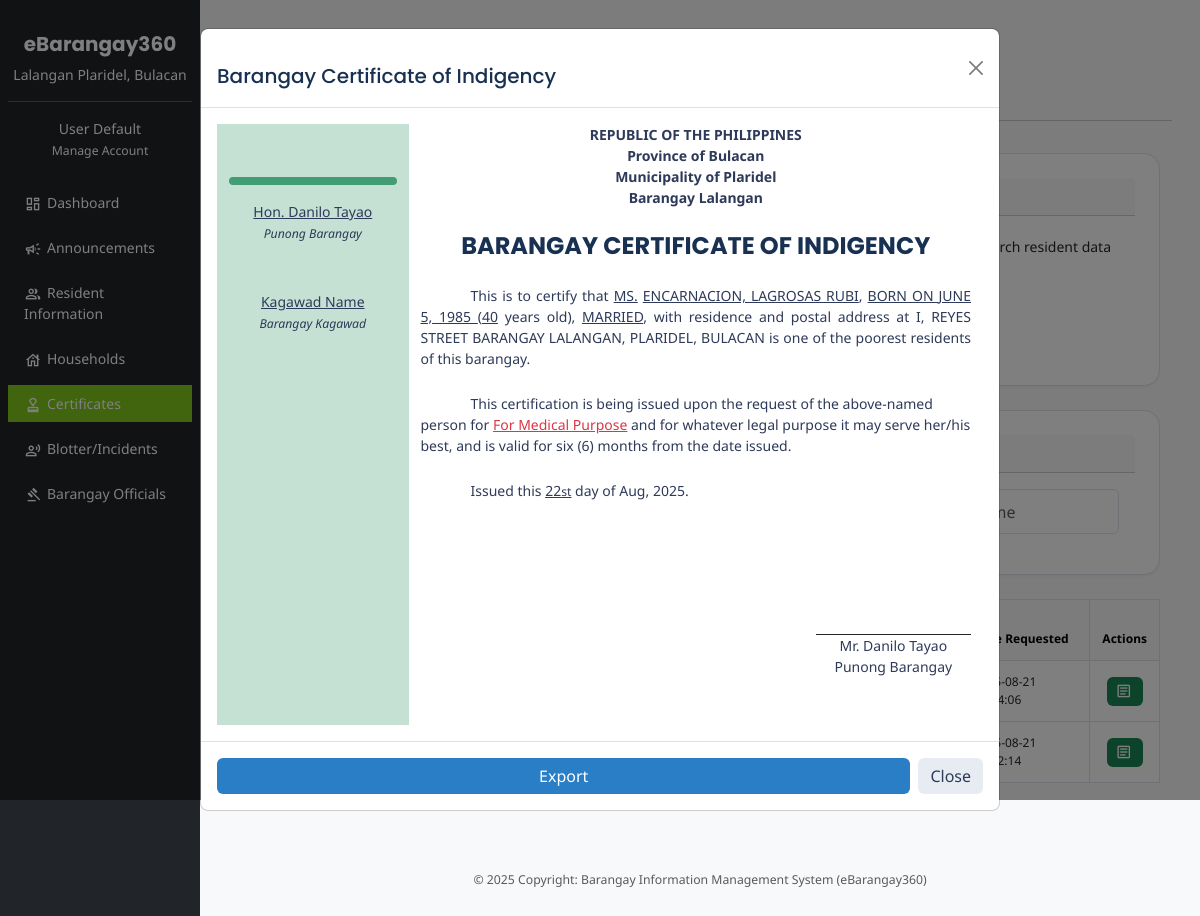
/public/index.php?page=barangay-certificate-of-indigency&success=1&request_id=1, run on the app's committed database.
### tables this page shows
CREATE TABLE `barangay_indigency_requests` (
  `id` int(11) NOT NULL,
  `resident_id` int(11) NOT NULL,
  `purpose` varchar(50) NOT NULL,
  `status` varchar(50) NOT NULL,
  `requested_at` datetime NOT NULL
);

CREATE TABLE `residents` (
  `id` int(11) NOT NULL,
  `user_id` int(11) DEFAULT NULL,
  `first_name` varchar(255) DEFAULT NULL,
  `middle_name` varchar(255) DEFAULT NULL,
  `last_name` varchar(255) DEFAULT NULL,
  `date_of_birth` date DEFAULT NULL,
  `place_of_birth_province` varchar(255) DEFAULT NULL,
  `place_of_birth_city_municipality` varchar(255) NOT NULL,
  `place_of_birth_barangay` varchar(255) NOT NULL,
  `gender` varchar(10) DEFAULT NULL,
  `civil_status` varchar(50) DEFAULT NULL,
  `email` varchar(255) NOT NULL,
  `phone_number` varchar(255) NOT NULL,
  `alias_nickname` varchar(255) NOT NULL,
  `occupation` varchar(255) NOT NULL,
  `permanent_province` varchar(255) NOT NULL,
  `permanent_city_municipality` varchar(255) NOT NULL,
  `permanent_barangay` varchar(255) NOT NULL,
  `permanent_street` varchar(255) NOT NULL,
  `permanent_zone` varchar(255) NOT NULL,
  `permanent_landmark` varchar(255) NOT NULL,
  `present_province` varchar(255) NOT NULL,
  `present_city_municipality` varchar(255) NOT NULL,
  `present_barangay` varchar(255) NOT NULL,
  `present_zone` varchar(255) NOT NULL,
  `present_street` varchar(255) NOT NULL,
  `present_landmark` varchar(255) NOT NULL,
  `photo_filename` varchar(255) DEFAULT NULL,
  `has_account` tinyint(1) NOT NULL,
  `unemployed` tinyint(4) NOT NULL,
  `alive` tinyint(1) NOT NULL,
  `is_deleted` tinyint(1) NOT NULL,
  `created_at` timestamp NOT NULL DEFAULT current_timestamp(),
  `updated_at` timestamp NOT NULL DEFAULT current_timestamp() ON UPDATE current_timestamp(),
  `valid_id_type` varchar(255) DEFAULT NULL,
  `valid_id_number` varchar(255) DEFAULT NULL
);

### resources/views/barangay-certificate-of-indigency.php (the view, shortened to what this page needs)
<?php
  require '../config/database.php';
  if(isset($_GET['request_id']) && $_GET['success'] == 1) {
     $requestId = $_GET['request_id'];
     $stmt = $pdo->prepare("
       SELECT r.last_name,r.first_name, r.middle_name, r.date_of_birth, r.gender, r.civil_status, r.present_zone, r.present_street, bcr.purpose, bcr.status, bcr.requested_at
       FROM residents r
       JOIN barangay_indigency_requests bcr ON r.id = bcr.resident_id
       WHERE bcr.id = :request_id
     ");
     $stmt->execute([':request_id' => $requestId]);
     $request = $stmt->fetch(PDO::FETCH_ASSOC);
     if ($request) {
        $name_prefix = htmlspecialchars($request['gender']) == 'Male' ? 'Mr.' : 'Ms.';
        $civil_status = htmlspecialchars($request['civil_status']);
        $current_address = htmlspecialchars($request['present_zone']) . ', ' . htmlspecialchars($request['present_street']);
        $requester_full_name = htmlspecialchars($request['first_name']) . ', ' . htmlspecialchars($request['middle_name']) . ' ' . htmlspecialchars($request['last_name']);
        $requester_date_of_birth = date("F j, Y", strtotime($request['date_of_birth']));
        $requester_age = date_diff(date_create($requester_date_of_birth), date_create('today'))->y;
        $requester_purpose = htmlspecialchars($request['purpose']);
     } else {
        $request_failed = true;
     }
  }
?>
<main id="residents-dashboard" class="col-md-10 ms-sm-auto px-md-4 py-4">
  <div class="px-3 py-5">
      <div class="row mb-3">
          <h1 class="m-0">Barangay Certificate of Indigency</h1>
      </div>
      <div class="row mx-0">
          <section class="col-md-3">
              <div class="sticky-top py-1">
                  <div class="bg-dark text-white rounded">
                      <nav class="nav flex-column nav-pills py-3">
                          <p class="text-uppercase text-truncate ps-3">Certificates</p>
                          <ul class="list-unstyled">
                              <li class="nav-item">
                                  <a href="?page=barangay-certificates" class="nav-link text-white text-truncate <?php if ($page == 'barangay-certificates') echo 'active'; ?>" aria-current="page">
                                  </a>
                              </li>
                              <li class="nav-item">
                                  <a href="?page=barangay-clearance" class="nav-link text-white text-truncate <?php if ($page == 'barangay-clearance') echo 'active'; ?>" aria-current="page">
                                  </a>
                              </li>
                              <li class="nav-item">
                                  <a href="?page=barangay-certificate-of-indigency" class="nav-link text-white text-truncate <?php if ($page == 'barangay-certificate-of-indigency') echo 'active'; ?>" aria-current="page">
                                  </a>
                              </li>
                          </ul>
                      </nav>
                  </div>
              </div>
          </section>
          <section class="inner-content col-md-9 p-0 bg-transparent rounded" style="overflow: hidden;">
            <form method="POST" class="needs-validation" id="barangay-clearance-form" class="px-3 py-4" novalidate action="<?= ACTIONS_URL ?>add-request-barangay-certificate-of-indigency.php" enctype="multipart/form-data">
                <div class="card mb-4">
                    <div class="card-header fw-bold"><i class="add-resident-subheading-icon material-symbols-outlined md-18 text-dark">Info</i> Process Document Request</div>
                    <div class="card-body row g-3">
                        <div class="col-md-8"><input type="text" name="purpose" class="form-control" placeholder="Purpose" required>
                        </div>
                        <div class="col-md-4 d-flex justify-content-end g-3 mb-3 align-items-end">
                            <button type="button" class="btn btn-sm btn-outline-dark" data-bs-toggle="modal"  data-bs-target="#resident-search-modal">
                            <i class="material-symbols-outlined md-18 text-secondary">person_search</i> Search resident data </button>
                        </div>
                    </div>
                    <div class="card-body row g-3">
                        <div class="col-md-8">
                            <button type="submit" class="btn btn-primary">Save Request</button>
                        </div>
                    </div>
                </div>
                <div class="card mb-4">
                    <div class="card-header fw-bold"><i class="add-resident-subheading-icon material-symbols-outlined md-18 text-dark">Info</i> Requester Information</div>
                    <div class="card-body row g-3">
                        <div class="col-md-4"><input type="text" readonly name="resident_first_name" class="form-control" placeholder="First name" required>
                        </div>
                        <div class="col-md-4"><input type="text" readonly name="resident_middle_name" class="form-control" placeholder="Middle name"></div>
                        <div class="col-md-4"><input type="text" readonly name="resident_last_name" class="form-control" placeholder="Last name" required>
                        </div>
                    </div>
                </div>
            </form>
            <div class="table-responsive">
            <table id="residents-table" class="table table-bordered align-middle">
                <thead class="table-light">
                <tr>
                    <th>#</th>
                    <th>Requester</th>
                    <th>Zone / Street</th>
                    <th>Purpose</th>
                    <th>Status</th>
                    <th>Date Requested</th>
                    <th>Actions</th>
                </tr>
                </thead>
                <tbody>
                <?php
                    $stmt = $pdo->query("SELECT r.last_name,r.first_name, r.middle_name, r.date_of_birth, r.gender, r.civil_status, r.present_zone, r.present_street, bcr.id, bcr.purpose, bcr.status, bcr.requested_at
                        FROM residents r
                        JOIN barangay_indigency_requests bcr ON r.id = bcr.resident_id");
                    while ($row = $stmt->fetch(PDO::FETCH_ASSOC)) {
                    ?>
                    <tr>
                    <td><?php echo $row['id']; ?></td>
                    <td><?php echo $row['first_name'] . ' ' . $row['middle_name'] . ' ' . $row['last_name']; ?></td>
                    <td><?php echo $row['present_zone']. ' ' . $row['present_street']; ?></td>
                    <td><?php echo $row['purpose']; ?></td>
                    <td><?php echo $row['status']; ?></td>
                    <td><?php echo $row['requested_at']; ?></td>
                    <td class="text-center">
                        <a data-id="<?= $row['id'] ?>" href="?page=barangay-certificate-of-indigency&success=1&request_id=<?= $row['id'] ?>" class="btn btn-sm btn-success text-white edit-btn" title="View Barangay Certificate"><i class="material-symbols-outlined md-18">article</i></a>
                    </td>
                    </tr>
                    <?php } ?>
                </tbody>
            </table>
            </div>
          </section>
      </div>
  </div>
<div class="modal fade" tabindex="-1" id="barangay-certificate-modal">
    <div class="modal-dialog modal-lg">
        <div class="modal-content">
            <div class="modal-header">
                <h5 class="modal-title">Barangay Certificate of Indigency</h5>
                <button type="button" class="btn-close" data-bs-dismiss="modal" aria-label="Close"></button>
            </div>
            <div class="modal-body">
                <div class="ff-courier row m-0 a4" id="barangay-certificate-printable">
                    <div class="col-3 bg-success bg-opacity-25 py-3">
                        <div class="border border-success border-4 opacity-75 my-3 rounded"></div>
                            <div class="mb-5 text-center">
                                <u>Hon. Danilo Tayao</u> <br>
                                <i><small>Punong Barangay</small></i>
                            </div>
                            <div class="mb-3 text-center">
                                <u>Kagawad Name</u> <br>
                                <i><small>Barangay Kagawad</small></i>
                            </div>
                        </div>
                    <div class="col-9">
                        <div class="text-center">
                            <b>REPUBLIC OF THE PHILIPPINES</b><br>
                            <b>Province of Bulacan</b><br>
                            <b>Municipality of Plaridel</b><br>
                            <b>Barangay Lalangan</b><br>
                            <h4 class="my-4 fw-bold">BARANGAY CERTIFICATE OF INDIGENCY</h4>
                        </div>
                        <p style="text-indent: 50px; text-align: justify;" class="mb-4">
                            This is to certify that <u class="text-uppercase" id="certificate-resident-name-prefix"><?= $name_prefix ?></u> <u class="text-uppercase" id="certificate-resident-name"><?= $requester_full_name ?></u>, <u class="text-uppercase" id="certificate-resident-age">born on <?= $requester_date_of_birth ?> (<?= $requester_age ?></u> years old),
                            <u class="text-uppercase" id="certificate-resident-civil-status"><?= $civil_status ?></u>, with residence and postal address at <span class="text-uppercase" id="certificate-resident-barangay"><?= $current_address ?> BARANGAY  Lalangan</span>, <span class="text-uppercase" id="certificate-resident-municipality">Plaridel</span>,
                            <span class="text-uppercase" id="certificate-resident-province">Bulacan</span> is one of the poorest residents of this barangay.
                        </p>
                        <p>
                        <span class="mt-2 mb-0" style="text-align: justify;">
                            <span style="margin-left: 50px;"></span>  This certification is being issued upon the request of the above-named person for <u id="certificate_purpose_placeholder" class="text-danger text-nowrap"><?= $requester_purpose ?></u> and for whatever legal purpose it may serve her/his best, and is valid for six (6) months from the date issued.
                        </span>
                        </p>
                        <p class="mt-4" style="text-indent: 50px; text-align: justify;">
                            Issued this <u><?= date("d")?><span class="small"><?php switch (intval(date("d")) % 10 && date("d")[0]!=1) {
                                        case 1:echo "st";
                                            break;
                                    }
                                ?></span></u> day of <?= date("M")?>, <?= date("Y")?>.
                        </p>
                        <div class="float-end pt-5">
                            <div class="d-flex flex-column align-items-center py-5">
                                <div class="border-bottom border-dark border-1" style="color: transparent;"> _________________________</div>
                                <div class="text-center">Mr. Danilo Tayao</div>
                                <div>Punong Barangay</div>
                            </div>
                        </div>
                    </div>
                </div>
            </div>
            <div class="modal-footer d-flex">
                <button type="button" class="btn btn-primary flex-grow-1" id="barangay-certificate-export">Export</button>
                <button type="button" class="btn btn-secondary" data-bs-dismiss="modal">Close</button>
            </div>
        </div>
    </div>
</div>

### public/css/custom.css (style rules this page uses)
body { font-family: 'Noto Sans', sans-serif; font-size: 14px; color: #2e3a59; background-color: #f9fafc; margin: 0; padding: 0; }
h1, h2, h3, h4, h5, h6 { font-family: 'Poppins', serif; color: #183153; margin-top: 1rem; margin-bottom: 0.5rem; }
a { color: #2a7ec6; text-decoration: none; }
:root { --primary-color: #2a7ec6; --primary-dark: #1c5e9d; --accent-color: #1f9c9f; --bg-color: #f4f7fa; --text-color: #2e3a59; --border-color: #dbe2ea; }
.btn { font-family: 'Noto Sans', sans-serif; padding: 0.5rem .75; border-radius: 0.375rem; border: none; cursor: pointer; transition: all 0.2s ease; }
.btn-primary { background-color: var(--primary-color); color: #fff; }
.btn-secondary { background-color: #e6ecf2; color: #2e3a59; }
.card { background: #ffffff; border: 1px solid var(--border-color); border-radius: 0.5rem; padding: 1.5rem; margin-bottom: 1.5rem; box-shadow: 0 1px 3px rgba(0, 0, 0, 0.06); }
input[type="text"], input[type="email"], input[type="number"], input[type="date"], input[type="time"], select, textarea { width: 100%; padding: 0.6rem; font-size: 1rem; font-family: 'Noto Sans', sans-serif; border: 1px solid var(--border-color); border-radius: 0.375rem; background-color: #fff; color: var(--text-color); }
.table { width: 100%; border-collapse: collapse; font-family: 'Noto Sans', sans-serif; margin-bottom: 1rem; }
.table thead { background-color: var(--primary-color); color: white; }
.table th, .table td { padding: 0.75rem; border: 1px solid var(--border-color); text-align: left; }
.text-center { text-align: center; }
.material-symbols-outlined { vertical-align: middle; color: #fff; }
.material-symbols-outlined.md-18 { font-size: 18px; }
body { background-image: url('background.jpg'); background-size: cover; background-position: center; height: 100vh; }
.card { border-radius: 1rem; overflow: hidden; }
#dashboard { background-color: #f8f9fa; }
body { background-color: rgb(231, 231, 231); }
#residents-table { font-size: 12px; }
.inner-content { background-color: #ffffff; }
#residents-dashboard .material-symbols-outlined { vertical-align: middle; margin-right: 2px; margin-top: -4px; }

### data on the page
barangay_indigency_requests: requested_at "2025-08-21…", resident.gender "MS.", resident.last_name "ENCARNACION, LAGROSAS RUBI", resident.date_of_birth "JUNE 5, 1985", resident.date_of_birth "40", resident.civil_status "MARRIED", resident.present_street "I, REYES STREET", purpose "For Medical Purpose"
barangay_indigency_requests: requested_at "2025-08-21…"
